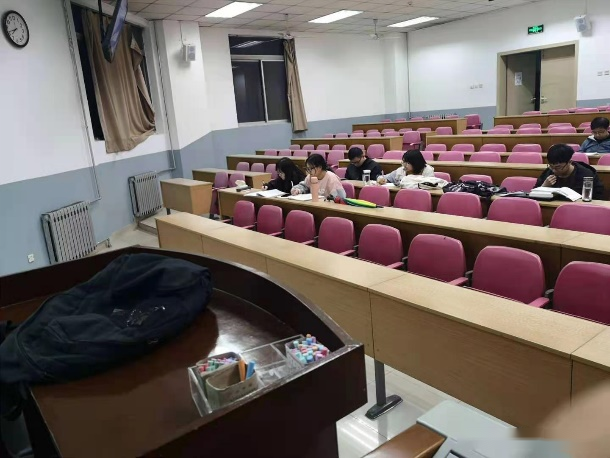
#> input picture 大三上/计算机视觉/project2/sift/1.png, 610 x 458 px
$ python main.py
#> lines starting #> are read from the running program, lines starting #| are printed output that depends on the picture
import numpy as np
import cv2
import matplotlib.pyplot as plt
from scipy.spatial import KDTree


def gauss_convolve(filter, img, padding, strides=1):
    print(1)
    height, width = img.shape
    f_height, f_width = filter.shape
    padding_height, padding_width = padding
    stride_height, stride_width = strides

    # 计算卷积的尺寸
    output_height = (height - f_height + 2 * padding_height) // stride_height + 1
    output_width = (width - f_width + 2 * padding_width) // stride_width + 1

    # 对输入图像进行填充
    padded_img = np.pad(img, ((padding_height, padding_height), (padding_width, padding_width)), mode='constant')

    # 初始化卷积结果
    convolved = np.zeros((output_height, output_width))

    # 进行卷积操作
    for h in range(output_height):
        for w in range(output_width):
            window = padded_img[h * stride_height:h * stride_height + f_height,
                     w * stride_width:w * stride_width + f_width]
            convolved[h, w] = np.sum(window * filter)
    print(convolved.shape)

    return convolved

def undersampling(img):
    print(2)
    return img[::2, ::2]

def gaussian_kernel(sigma, dim):
    temp = np.arange(dim) - (dim // 2)
    assistant = np.tile(temp, (dim, 1))
    temp = 2 * sigma * sigma
    result = (1.0 / (temp * np.pi)) * np.exp(-(assistant ** 2 + assistant.T ** 2) / temp)
    return result

def build_gaussian_pyramid(image, num_octaves, num_scales, sigma0):
    SIGMA = 1.6
    SIGMA_INIT = 0.5
    k = 2 ** (1/n)
    sigma = []
    sample = []
    for i in range(num_octaves):
        temp = []
        if i == 0:
            sample.append(image)
        else:
            sample.append(undersampling(sample[-1]))
        for j in range(num_scales):
            temp.append((k ** j) * sigma0 * (2 ** i))
        sigma.append(temp)

    pyramid = []
    for i in range(num_octaves):
        octave = []
        for j in range(num_scales):
            dim = int(6 * sigma[i][j] + 1)
            if dim % 2 == 0:
                dim += 1
            print('dim = ', dim)
            octave.append(gauss_convolve(gaussian_kernel(sigma[i][j], dim), sample[i], [dim // 2, dim // 2], [1, 1]))
        pyramid.append(octave)

    # 差分金字塔
    DoG_Pyramid = []
    for i in range(num_octaves):
        temp = []
        for j in range(num_scales - 1):
            temp.append(pyramid[i][j + 1] - pyramid[i][j])
        DoG_Pyramid.append(temp)
    return DoG_Pyramid, pyramid


def detect_keypoints(pyramid, threshold=0.5, edge_threshold=10):
    keypoints = []

    num_octaves = len(pyramid)
    num_scales = len(pyramid[0])


    for octave_idx in range(num_octaves):
        octave = pyramid[octave_idx]

        for scale_idx in range(1, num_scales - 1):
            prev_scale = octave[scale_idx - 1]
            curr_scale = octave[scale_idx]
            next_scale = octave[scale_idx + 1]

            dog = curr_scale

            # 对DoG进行非极大值抑制
            mask = np.logical_and(dog > threshold, dog > np.roll(dog, 1, axis=0))
            mask = np.logical_and(mask, dog > np.roll(dog, -1, axis=0))
            mask = np.logical_and(mask, dog > np.roll(dog, 1, axis=1))
            mask = np.logical_and(mask, dog > np.roll(dog, -1, axis=1))
            mask = np.logical_and(mask, np.abs(dog) > edge_threshold)
            keypoints_octave = np.argwhere(mask)

            for keypoint in keypoints_octave:
                i, j = keypoint
                pixel_value = dog[i, j]
                neighbors = dog[i-1:i+2, j-1:j+2]

                if neighbors.size > 0 and (pixel_value == np.max(neighbors) or pixel_value == np.min(neighbors)):
                    dx = 0.5 * (dog[i, j+1] - dog[i, j-1])
                    dy = 0.5 * (dog[i+1, j] - dog[i-1, j])
                    ds = 0.5 * (next_scale[i, j] - prev_scale[i, j])

                    dxx = dog[i, j+1] - 2 * dog[i, j] + dog[i, j-1]
                    dyy = dog[i+1, j] - 2 * dog[i, j] + dog[i-1, j]
                    dss = next_scale[i, j] - 2 * curr_scale[i, j] + prev_scale[i, j]
                    dxy = 0.25 * (dog[i+1, j+1] - dog[i+1, j-1] - dog[i-1, j+1] + dog[i-1, j-1])
                    dxs = 0.25 * (next_scale[i, j+1] - next_scale[i, j-1] - prev_scale[i, j+1] + prev_scale[i, j-1])
                    dys = 0.25 * (next_scale[i+1, j] - next_scale[i-1, j] - prev_scale[i+1, j] + prev_scale[i-1, j])

                    D = np.array([[dxx, dxy, dxs],
                                  [dxy, dyy, dys],
                                  [dxs, dys, dss]])

                    offset = -np.linalg.inv(D) @ np.array([dx, dy, ds])

                    if np.abs(offset[0]) < 0.5 and np.abs(offset[1]) < 0.5 and np.abs(offset[2]) < 0.5:
                        x = (j + offset[0]) * (2 ** octave_idx)
                        y = (i + offset[1]) * (2 ** octave_idx)
                        scale = sigma * (2 ** (octave_idx + scale_idx / num_scales))
                        keypoints.append((x, y, scale))

    # 执行关键点重复数据删除
    keypoints = list(set(keypoints))

    print(f"Number of keypoints: {len(keypoints)}")

    return keypoints


def compute_descriptors(image, keypoints, descriptor_size=16, orientation_bins=8):
    descriptors = []

    for keypoint in keypoints:
        x, y, scale = keypoint

        # 根据默认比例计算描述符窗口的大小
        window_size = descriptor_size

        # 使用默认方向 0
        orientation = 0

        # 计算关键点的方向直方图
        histogram = compute_orientation_histogram(image, x, y, window_size, orientation, orientation_bins)

        # 使用圆形邻域平滑直方图
        histogram = smooth_histogram(histogram)

        # 通过连接子直方图创建描述符
        descriptor = create_descriptor(histogram)

        # 将描述符标准化为单位长度
        descriptor /= np.linalg.norm(descriptor)

        descriptors.append(descriptor)

    return descriptors


def compute_orientation_histogram(image, x, y, window_size, orientation, orientation_bins):
    # 计算图像的梯度大小和方向
    gradients = compute_gradients(image, x, y)
    magnitudes = np.sqrt(gradients[:, :, 0] ** 2 + gradients[:, :, 1] ** 2)
    orientations = np.arctan2(gradients[:, :, 1], gradients[:, :, 0])

    # 计算关键点窗口的方向直方图
    histogram = np.zeros((window_size * 2 + 1, window_size * 2 + 1, orientation_bins))
    bin_width = 2 * np.pi / orientation_bins

    for i in range(-window_size, window_size + 1):
        for j in range(-window_size, window_size + 1):
            # 计算相对于关键点的像素坐标
            px = x + i
            py = y + j

            if px < 0 or px >= orientations.shape[0] or py < 0 or py >= orientations.shape[1]:
                continue

            # 计算像素与关键点之间的方向差
            orientation_diff = orientations[int(px), int(py)] - orientation

            # 将方向差异包装到范围 [0, 2*pi]
            orientation_diff = (orientation_diff + 2 * np.pi) % (2 * np.pi)

            # 计算方向差异的 bin 索引
            bin_index = int(orientation_diff / bin_width)

            # 用梯度幅值更新直方图箱
            histogram[i + window_size, j + window_size, bin_index] += magnitudes[int(px), int(py)]
    # 归一化直方图
    norm = np.linalg.norm(histogram)
    histogram /= max(norm, np.finfo(float).eps)

    return histogram


def compute_gradients(image, x, y):
    # 使用中心差计算 x 和 y 方向的梯度
    dx = (image[:, :-2] - image[:, 2:]) / 2
    dy = (image[2:, :] - image[:-2, :]) / 2

    # # 填充渐变数组以匹配原始图像形状
    dx = np.pad(dx, ((0, 0), (1, 1)), mode='constant')
    dy = np.pad(dy, ((1, 1), (0, 0)), mode='constant')

    # 将梯度合并到一个数组中
    gradients = np.stack((dx, dy), axis=2)

    return gradients

def smooth_histogram(histogram):
    # 使用圆形邻域平滑直方图
    smoothed_histogram = np.zeros_like(histogram)

    for i in range(histogram.shape[0]):
        smoothed_histogram[i] = (histogram[i-1] + histogram[i] + histogram[(i+1) % histogram.shape[0]]) / 3

    return smoothed_histogram


def create_descriptor(histogram):
    descriptor = []
    # 连接子直方图以形成描述符
    for i in range(4):
        for j in range(4):
            sub_histogram = histogram[i: (i + 1), j: (j + 1), :]
            sub_descriptor = sub_histogram.flatten()
            descriptor.extend(sub_descriptor)
    descriptor = np.array(descriptor)

    # 对描述符设置阈值以抑制大值
    descriptor[descriptor > 0.2] = 0.2

    # 将描述符标准化为单位长度
    descriptor /= np.linalg.norm(descriptor)


    return descriptor


def match_keypoints(descriptors1, descriptors2, threshold=0.7):
    matches = []

    # 迭代第一张图像的描述符
    for i, desc1 in enumerate(descriptors1):
        best_match_index = -1
        best_match_distance = float('inf')

        # C将第一幅图像的描述符与第二幅图像的描述进行比较
        for j, desc2 in enumerate(descriptors2):
            # 计算描述符之间的欧几里德距离
            distance = np.linalg.norm(desc1 - desc2)

            # 如果距离小于目前为止的最佳匹配，则更新最佳匹配
            if distance < best_match_distance:
                best_match_index = j
                best_match_distance = distance

        # 仅考虑距离低于特定阈值的匹配
        if best_match_distance < threshold:
            match = cv2.DMatch(i, best_match_index, best_match_distance)
            matches.append(match)
            print(match.queryIdx, match.trainIdx)
    return matches


def draw_keypoints(image, keypoints):
    image_with_keypoints = image.copy()

    for kp in keypoints:
        x, y = kp[:2]  # 只获取前两个值

        # 绘制关键点
        cv2.circle(image_with_keypoints, (int(x), int(y)), 2, (255, 100, 100), -1)

    return image_with_keypoints

def draw_matches(image1, image2, keypoints1, keypoints2, matches):
    # 计算拼接后图像的高度
    height = max(image1.shape[0], image2.shape[0])

    # 将图像调整为相同的高度
    image1_resized = cv2.resize(image1, (int(image1.shape[1] * height / image1.shape[0]), height))
    image2_resized = cv2.resize(image2, (int(image2.shape[1] * height / image2.shape[0]), height))

    # 拼接图像
    image_matches = np.concatenate((image1_resized, image2_resized), axis=1)

    # 绘制关键点和匹配线
    offset = image1_resized.shape[1]
    m = matches[:10]
    for match in m:
        kp1 = keypoints1[match.queryIdx]
        kp2 = keypoints2[match.trainIdx]
        pt1 = (int(kp1[0]), int(kp1[1]))
        pt2 = (int(kp2[0]) + offset, int(kp2[1]))
        cv2.circle(image_matches, pt1, 2, (100, 255, 100), 1)
        cv2.circle(image_matches, pt2, 2, (0, 255, 0), 1)
        cv2.line(image_matches, pt1, pt2, (10, 150, 255), 1)

    return image_matches

# 加载输入图像
image1 = cv2.imread('1.png', cv2.IMREAD_GRAYSCALE)
#> image1: shape (458, 610); min 0, max 255, mean 109
image2 = cv2.imread('2.png', cv2.IMREAD_GRAYSCALE)
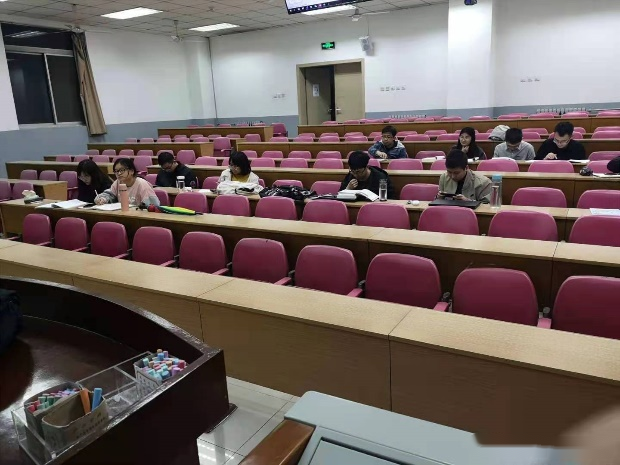
#> input picture 大三上/计算机视觉/project2/sift/2.png, 620 x 465 px
#> image2: shape (465, 620); min 0, max 255, mean 104.5

# 构建高斯金字塔
n = 2
num_octaves = int(np.log2(min(image1.shape[0], image1.shape[1])) - 3)
#> num_octaves = 5
num_scales = n + 3
sigma = 1.6
T = 0.04
God1, pyramid1 = build_gaussian_pyramid(image1, num_octaves, num_scales, sigma)
#> after the loop in build_gaussian_pyramid, `for i in range(num_octaves):`: sample = 5 items; sigma = [[1.6, 2.26, 3.2, 4.53, 6.4], [3.2, 4.53, 6.4, 9.05, 12.8], [6.4, 9.05, 12.8, 18.1, 25.6], [12.8, 18.1, 25.6, 36.2, 51.2], [25.6, 36.2, 51.2, 72.41, 102.4]]
#> the loop in build_gaussian_pyramid, `for i in range(num_octaves):` made 5 passes
#> pass 1, in gauss_convolve (call 4), `padded_img = np.pad(img, ((padding_height, padding_height), (padding_w..`:
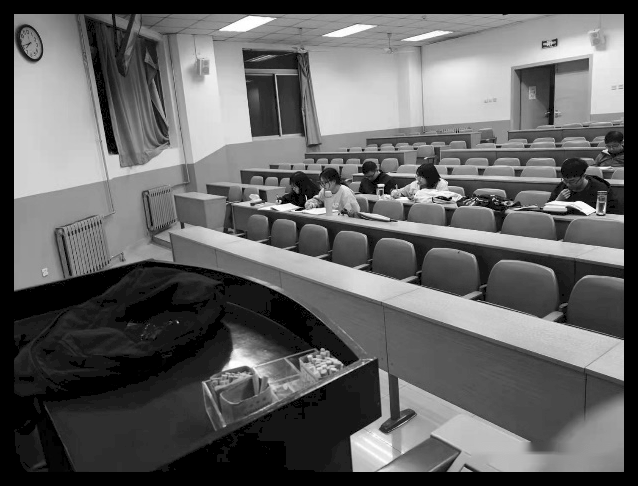
#> padded_img: shape (486, 638); min 0, max 255, mean 98.2
#> after the loop in build_gaussian_pyramid, `for i in range(num_octaves):`: pyramid = 5 items
#> God1 = 5 items; pyramid1 = 5 items
God2, pyramid2 = build_gaussian_pyramid(image2, num_octaves, num_scales, sigma)
#> the loop in build_gaussian_pyramid (call 2), `for i in range(num_octaves):` made 5 passes
#> (printed output is left out)
#> God2 = 5 items; pyramid2 = 5 items

# 执行关键点检测
keypoints1 = detect_keypoints(God1)
#> in detect_keypoints, `num_octaves = len(pyramid)`: num_octaves = 5
#> in detect_keypoints, `num_scales = len(pyramid[0])`: num_scales = 4
#> after the loop in detect_keypoints, `for octave_idx in range(num_octaves):`:
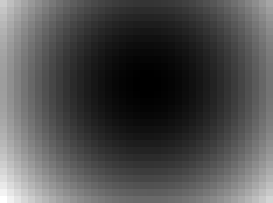
#> dog: shape (29, 39) float64 (shown 7 times larger); min -3.57, max -2.93, mean -3.37; drawn with min black and max white
#> after the loop in detect_keypoints, `for octave_idx in range(num_octaves):`: mask: shape (29, 39) bool; every value is 0
#> after the loop in detect_keypoints, `for octave_idx in range(num_octaves):`: keypoints = 161 items, first 6: (420.4, 26.23, 1.9), (540.9, 28.29, 1.9), (14.38, 44.35, 1.9), (232.8, 50.76, 1.9), (191.8, 56.5, 1.9), (266.1, 63.57, 1.9)
#> in detect_keypoints, `keypoints = list(set(keypoints))`: keypoints = 161 items, first 6: (287.2, 115.6, 2.26), (558, 196.7, 2.26), (418.8, 424, 1.9), (526.7, 300.7, 1.9), (353.3, 254.7, 1.9), (266.1, 63.57, 1.9)
#| Number of keypoints: 161
#> keypoints1 has the same summary as keypoints in detect_keypoints
keypoints2 = detect_keypoints(God2)
#> after the loop in detect_keypoints (call 2), `for octave_idx in range(num_octaves):`: mask: shape (30, 39) bool; every value is 0
#| Number of keypoints: 193
#> keypoints2 = 193 items, first 6: (211.2, 227.9, 2.26), (150.5, 170.1, 1.9), (100.7, 149.6, 1.9), (27.77, 166, 1.9), (8.25, 165.8, 1.9), (69.17, 167.5, 1.9)

# 计算描述符
descriptors1 = compute_descriptors(image1, keypoints1)
#> the loop in compute_descriptors, `for keypoint in keypoints:` made 161 passes
#> keypoint on passes 19 to 21: (576.4, 226.9, 2.26), (250.3, 160.7, 1.9), (496.1, 182.7, 1.9)
descriptors2 = compute_descriptors(image2, keypoints2)
#> the loop in compute_descriptors (call 2), `for keypoint in keypoints:` made 193 passes
#> pass 1, in compute_gradients (call 162), `dy = np.pad(dy, ((1, 1), (0, 0)), mode='constant')`:
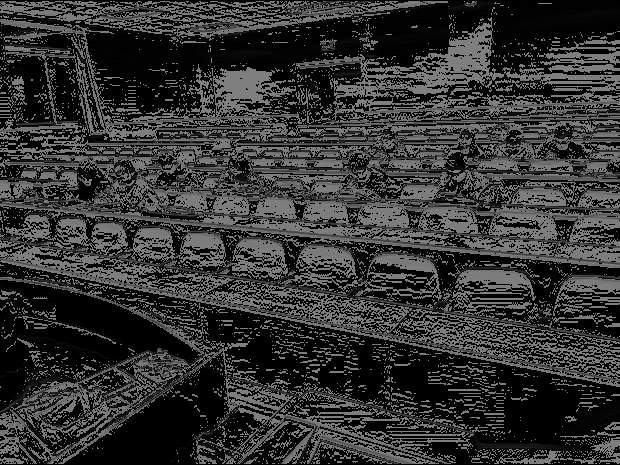
#> dy: shape (465, 620) float64; min 0, max 127.5, mean 50.7

# 匹配关键点
matches = match_keypoints(descriptors1, descriptors2)
#> the loop in match_keypoints, `for i, desc1 in enumerate(descriptors1):` made 161 passes
#| 2 146
#| 4 48
#| 5 186
#| 6 170
#| 8 116
#| 10 67
#| 11 49
#| 16 46
#> (further printed lines are left out)

# 绘制关键点和匹配
image1_with_keypoints = draw_keypoints(image1, keypoints1)
#> the loop in draw_keypoints, `for kp in keypoints:` made 161 passes
#> after the loop in draw_keypoints, `for kp in keypoints:`:
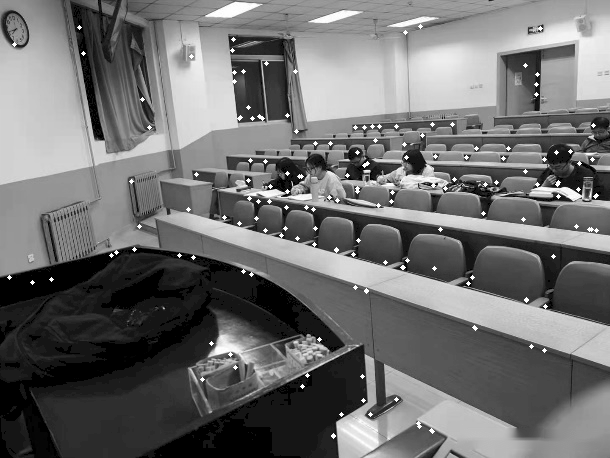
#> image_with_keypoints: shape (458, 610); min 0, max 255, mean 110.5
image2_with_keypoints = draw_keypoints(image2, keypoints2)
#> the loop in draw_keypoints (call 2), `for kp in keypoints:` made 193 passes
#> after the loop in draw_keypoints (call 2), `for kp in keypoints:`:
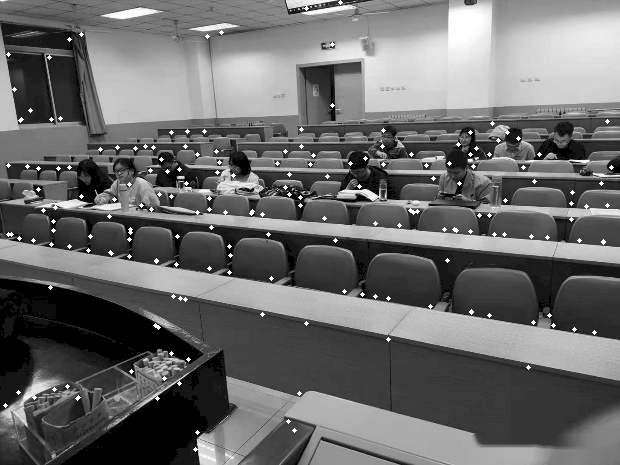
#> image_with_keypoints: shape (465, 620); min 0, max 255, mean 106.3
image_matches = draw_matches(image1, image2, keypoints1, keypoints2, matches)
#> the loop in draw_matches, `for match in m:` made 10 passes
#> after the loop in draw_matches, `for match in m:`:
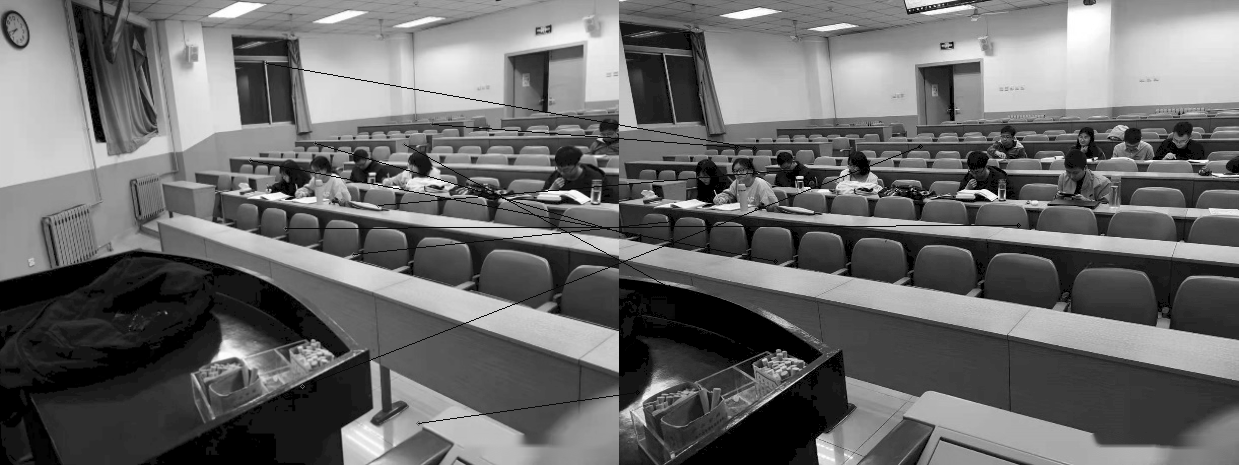
#> image_matches: shape (465, 1239); min 0, max 255, mean 106.1

# 显示图像
# plt.figure(figsize=(12, 6))
plt.subplot(121), plt.imshow(image1_with_keypoints, cmap='gray'), plt.title('Image 1 with Keypoints')
plt.subplot(122), plt.imshow(image2_with_keypoints, cmap='gray'), plt.title('Image 2 with Keypoints')
plt.show()
plt.imshow(image_matches, cmap='gray'), plt.title('Matches')
plt.show()
